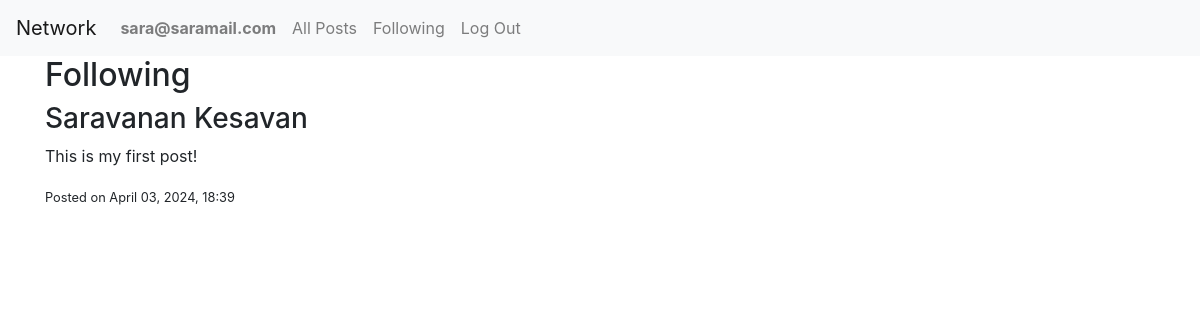
Before: /following (signed in) with the older database file.
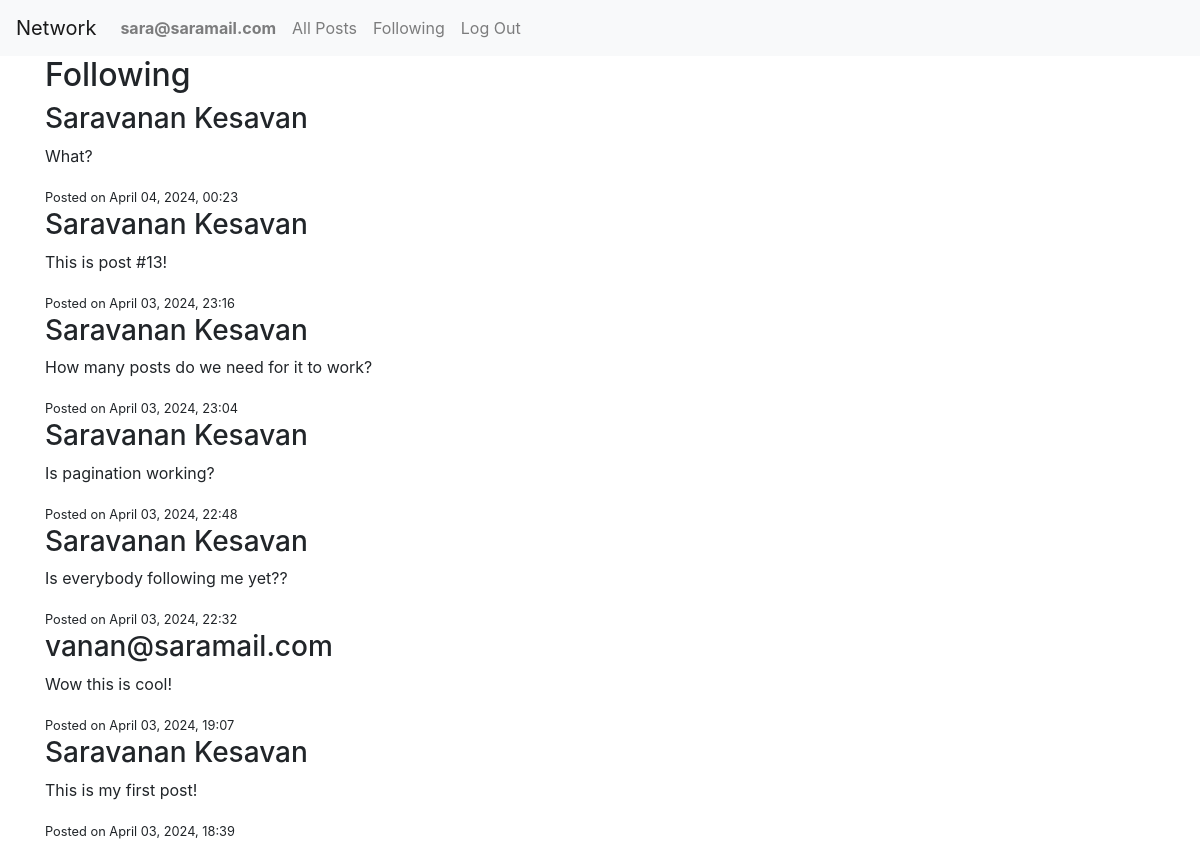
After: the same page with the newer database file.
### network/models.py (models this page shows, shortened)
class Post(models.Model):
    content = models.TextField()
    creator = models.ForeignKey(User, on_delete=models.CASCADE, related_name="posts")
    timestamp = models.DateTimeField(auto_now_add=True)
    likes = models.ManyToManyField(User, related_name="liked_posts", blank=True)

class User(AbstractUser):
    followers = models.ManyToManyField('self', symmetrical=False, related_name='following', blank=True)

### network/views.py (the view)
# urls.py: path("following", views.following, name="following"),
@login_required
def following(request):
    user = request.user
    following_users = user.following.all()
    posts_list = Post.objects.filter(creator__in=following_users).order_by('-timestamp')
    paginator = Paginator(posts_list, 10)  # Show 10 posts per page
    page_number = request.GET.get('page')
    posts = paginator.get_page(page_number)
    return render(request, 'network/following.html', {'posts': posts})

### network/templates/network/following.html (shortened to what this page needs)
{% extends "network/layout.html" %}
{% block body %}
    <div class="container">
        <h2>Following</h2>
        {% if posts %}
            {% for post in posts %}
                <div class="post">
                    <h3>{{ post.creator.username }}</h3>
                    <p>{{ post.content }}</p>
                    <small>Posted on {{ post.timestamp|date:"F d, Y, H:i" }}</small>
                </div>
            {% endfor %}
        {% else %}
            <p>You are not following anyone yet.</p>
        {% endif %}
    </div>
{% endblock %}

Changed rows visible on the page:
added Post: creator.username "Saravanan Kesavan", content "What?", timestamp "April 04, 2024, 00:23"
added Post: creator.username "Saravanan Kesavan", content "This is post #13!", timestamp "April 03, 2024, 23:16"
added Post: creator.username "Saravanan Kesavan", content "How many posts do we need for it to work?", timestamp "April 03, 2024, 23:04"
added Post: creator.username "Saravanan Kesavan", content "Is pagination working?", timestamp "April 03, 2024, 22:48"
added Post: creator.username "Saravanan Kesavan", content "Is everybody following me yet??", timestamp "April 03, 2024, 22:32"
now on this page (row unchanged): Post: creator.username "vanan@saramail.com", content "Wow this is cool!", timestamp "April 03, 2024, 19:07"
